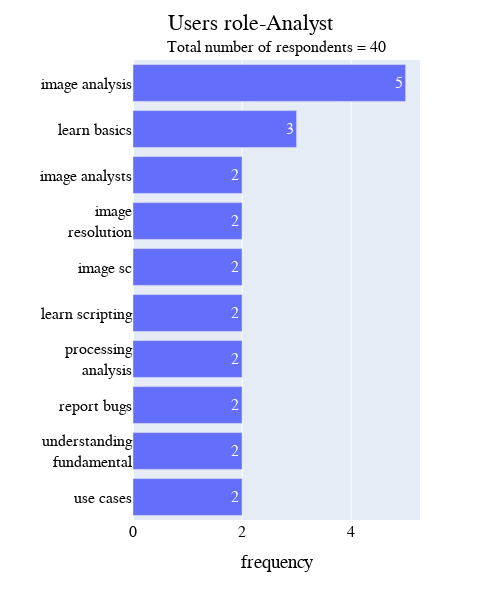

The notebook cell this image was saved under:
### Code cell
wordcount_barchart(user_analyst_bigram, title='Users role-Analyst', total=user_role_analyst["Users role - Analyst"])

### Figure 1 — Plotly figure (JSON) as saved in the notebook; plotly's stock layout.template omitted (floating-point values rounded to 4 significant figures)
{"data": [{"alignmentgroup": "True", "hovertemplate": "frequency=%{x}<br>=%{y}<extra></extra>", "legendgroup": "", "marker": {"color": "#636efa", "pattern": {"shape": ""}}, "name": "", "offsetgroup": "", "orientation": "h", "showlegend": false, "textposition": "auto", "texttemplate": "%{x}", "type": "bar", "x": [5, 3, 2, 2, 2, 2, 2, 2, 2, 2], "xaxis": "x", "y": ["image analysis", "learn basics", "use cases", "understanding<br>fundamental", "report bugs", "processing<br>analysis", "learn scripting", "image sc", "image<br>resolution", "image analysts"], "yaxis": "y"}], "layout": {"annotations": [{"showarrow": false, "text": "Total number of respondents = 40", "x": 0.5, "xref": "paper", "y": 1.05, "yref": "paper"}], "barmode": "relative", "font": {"color": "Black", "family": "Helvetica", "size": 16}, "height": 600, "legend": {"font": {"color": "Black", "size": 16}, "title": {"font": {"family": "Helvetica"}}, "tracegroupgap": 0}, "margin": {"t": 60}, "title": {"text": "Users role-Analyst", "x": 0.5}, "width": 500, "xaxis": {"anchor": "y", "domain": [0, 1], "title": {"text": "frequency"}}, "yaxis": {"anchor": "x", "categoryorder": "total ascending", "domain": [0, 1], "title": {"text": ""}}}}
